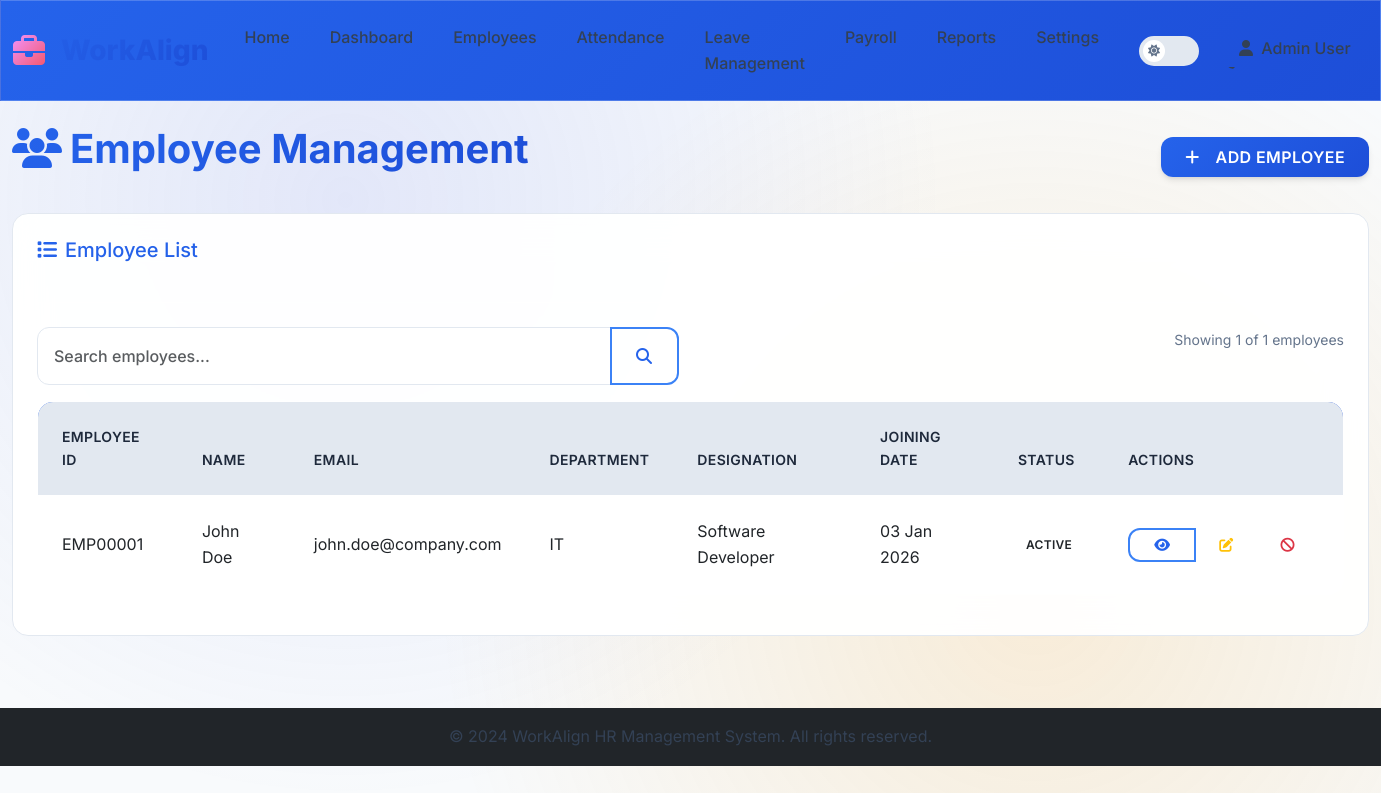
The page /admin/employees.php (signed in) on the database its author committed.
### tables this page shows
CREATE TABLE employees (
    id INT AUTO_INCREMENT PRIMARY KEY,
    employee_id VARCHAR(20) UNIQUE NOT NULL,
    first_name VARCHAR(50) NOT NULL,
    last_name VARCHAR(50) NOT NULL,
    email VARCHAR(100) UNIQUE NOT NULL,
    phone VARCHAR(20),
    address TEXT,
    password VARCHAR(255) NOT NULL,
    role ENUM('employee', 'admin') DEFAULT 'employee',
    department VARCHAR(50),
    designation VARCHAR(50),
    date_of_joining DATE,
    profile_picture VARCHAR(255),
    is_active BOOLEAN DEFAULT TRUE,
    email_verified BOOLEAN DEFAULT FALSE,
    created_at TIMESTAMP DEFAULT CURRENT_TIMESTAMP,
    updated_at TIMESTAMP DEFAULT CURRENT_TIMESTAMP ON UPDATE CURRENT_TIMESTAMP
);

### config.php (called while the page is built, shortened)
<?php
function formatDate($date) {
    return date('d M Y', strtotime($date));
}
?>

### admin/employees.php (the view, shortened to what this page needs)
<?php
require_once '../config.php';
$conn = connectDB();
$search = isset($_GET['search']) ? sanitizeInput($_GET['search']) : '';
$page = isset($_GET['page']) ? (int)$_GET['page'] : 1;
$per_page = 10;
$offset = ($page - 1) * $per_page;
$where_clause = "WHERE role = 'employee'";
if (!empty($search)) {
    $search_param = "%$search%";
    $stmt_total = $conn->prepare("SELECT COUNT(*) as total FROM employees $where_clause");
    $stmt_total->bind_param("sssss", $search_param, $search_param, $search_param, $search_param, $search_param);
} else {
    $stmt_total = $conn->prepare("SELECT COUNT(*) as total FROM employees $where_clause");
}
$stmt_total->execute();
$total_records = $stmt_total->get_result()->fetch_assoc()['total'];
if (!empty($search)) {
    $stmt = $conn->prepare("SELECT * FROM employees $where_clause ORDER BY created_at DESC LIMIT ? OFFSET ?");
    $stmt->bind_param("sssssii", $search_param, $search_param, $search_param, $search_param, $search_param, $per_page, $offset);
} else {
    $stmt = $conn->prepare("SELECT * FROM employees $where_clause ORDER BY created_at DESC LIMIT ? OFFSET ?");
    $stmt->bind_param("ii", $per_page, $offset);
}
$stmt->execute();
$employees = $stmt->get_result()->fetch_all(MYSQLI_ASSOC);
?>
<?php include '../header.php'; ?>
<div class="row">
    <div class="col-12">
        <div class="d-flex justify-content-between align-items-center mb-4">
            <h2><i class="fas fa-users me-2"></i>Employee Management</h2>
            <button class="btn btn-primary" data-bs-toggle="modal" data-bs-target="#addEmployeeModal">
                <i class="fas fa-plus me-2"></i>Add Employee
            </button>
        </div>
    </div>
</div>
<div class="card">
    <div class="card-header">
        <h5><i class="fas fa-list me-2"></i>Employee List</h5>
    </div>
    <div class="card-body">
        <div class="row mb-3">
            <div class="col-md-6">
                <form method="GET">
                    <div class="input-group">
                        <input type="text" class="form-control" name="search" placeholder="Search employees..." value="<?php echo htmlspecialchars($search); ?>">
                        <button type="submit" class="btn btn-outline-primary">
                            <i class="fas fa-search"></i>
                        </button>
                    </div>
                </form>
            </div>
            <div class="col-md-6 text-end">
                <small class="text-muted">Showing <?php echo count($employees); ?> of <?php echo $total_records; ?> employees</small>
            </div>
        </div>
        <div class="table-responsive">
            <table class="table table-hover" id="employees-table">
                <thead>
                    <tr>
                        <th>Employee ID</th>
                        <th>Name</th>
                        <th>Email</th>
                        <th>Department</th>
                        <th>Designation</th>
                        <th>Joining Date</th>
                        <th>Status</th>
                        <th>Actions</th>
                    </tr>
                </thead>
                <tbody>
                    <?php foreach ($employees as $employee): ?>
                        <tr>
                            <td><?php echo htmlspecialchars($employee['employee_id']); ?></td>
                            <td>
                                <div class="d-flex align-items-center">
                                    <?php echo htmlspecialchars($employee['first_name'] . ' ' . $employee['last_name']); ?>
                                </div>
                            </td>
                            <td><?php echo htmlspecialchars($employee['email']); ?></td>
                            <td><?php echo htmlspecialchars($employee['department'] ?: 'Not Assigned'); ?></td>
                            <td><?php echo htmlspecialchars($employee['designation'] ?: 'Not Assigned'); ?></td>
                            <td><?php echo formatDate($employee['date_of_joining']); ?></td>
                            <td>
                                <span class="status-badge <?php echo $employee['is_active'] ? 'status-present' : 'status-absent'; ?>">
                                    <?php echo $employee['is_active'] ? 'Active' : 'Inactive'; ?>
                                </span>
                            </td>
                            <td>
                                <div class="btn-group" role="group">
                                    <button class="btn btn-sm btn-outline-primary" onclick="viewEmployee('<?php echo $employee['employee_id']; ?>')">
                                        <i class="fas fa-eye"></i>
                                    </button>
                                    <button class="btn btn-sm btn-outline-warning" onclick="editEmployee('<?php echo $employee['employee_id']; ?>')">
                                        <i class="fas fa-edit"></i>
                                    </button>
                                    <a href="employees.php?toggle_status=1&employee_id=<?php echo $employee['employee_id']; ?>"
                                       class="btn btn-sm <?php echo $employee['is_active'] ? 'btn-outline-danger' : 'btn-outline-success'; ?>"
                                       onclick="return confirm('Are you sure you want to <?php echo $employee['is_active'] ? 'deactivate' : 'activate'; ?> this employee?')">
                                        <i class="fas <?php echo $employee['is_active'] ? 'fa-ban' : 'fa-check'; ?>"></i>
                                    </a>
                                </div>
                            </td>
                        </tr>
                    <?php endforeach; ?>
                </tbody>
            </table>
        </div>
    </div>
</div>
<?php include '../footer.php'; ?>

### header.php (style rules this page uses)
:root { --primary-color: #2563eb; --secondary-color: #64748b; --success-color: #16a34a; --danger-color: #dc2626; --warning-color: #f59e0b; --info-color: #0891b2; --light-color: #f8fafc; --dark-color: #1e293b; --gradient-primary: linear-gradient(135deg, #2563eb, #1d4ed8); --gradient-success: linear-gradient(135deg, #16a34a, #15803d); --gradient-danger: linear-gradient(135deg, #dc2626, #b91c1c); --gradient-warning: linear-gradient(135deg, #f59e0b, #d97706); --gradient-info: linear-gradient(135deg, #0891b2, #0e7490); --shadow-sm: 0 1px 2px 0 rgba(0, 0, 0, 0.05); --shadow-md: 0 4px 6px -1px rgba(0, 0, 0, 0.1), 0 2px 4px -1px rgba(0, 0, 0, 0.06); --shadow-lg: 0 10px 15px -3px rgba(0, 0, 0, 0.1), 0 4px 6px -2px rgba(0, 0, 0, 0.05); --shadow-xl: 0 20px 25px -5px rgba(0, 0, 0, 0.1), 0 10px 10px -5px rgba(0, 0, 0, 0.04); }
.light-mode { --bg-primary: #ffffff; --bg-secondary: #f8fafc; --bg-tertiary: #e2e8f0; --text-primary: #1e293b; --text-secondary: #475569; --text-muted: #64748b; --border-color: #e2e8f0; --card-bg: rgba(255, 255, 255, 0.95); --navbar-bg: var(--gradient-primary); }
body { background: var(--bg-secondary); color: var(--text-primary); transition: all 0.3s ease; }
.card { background: var(--card-bg); color: var(--text-primary); border: 1px solid var(--border-color); transition: all 0.3s ease; }
.form-control, .form-select { background: var(--bg-primary); color: var(--text-primary); border-color: var(--border-color); transition: all 0.3s ease; }
.table { color: var(--text-primary); }
.table thead th { background: var(--bg-tertiary); color: var(--text-primary); border-color: var(--border-color); }
.table tbody td { border-color: var(--border-color); }
.text-muted { color: var(--text-muted) !important; }
* { transition: background-color 0.3s ease, color 0.3s ease, border-color 0.3s ease; }

### rows shown on the page
employees: employee "EMP00001", first_name+last_name "John Doe", email "john.doe@company.com", department "IT", designation "Software Developer", date_of_joining "03 Jan 2026", is_active "ACTIVE"

### other values the page prints
count($employees) "1"
$total_records "1"
